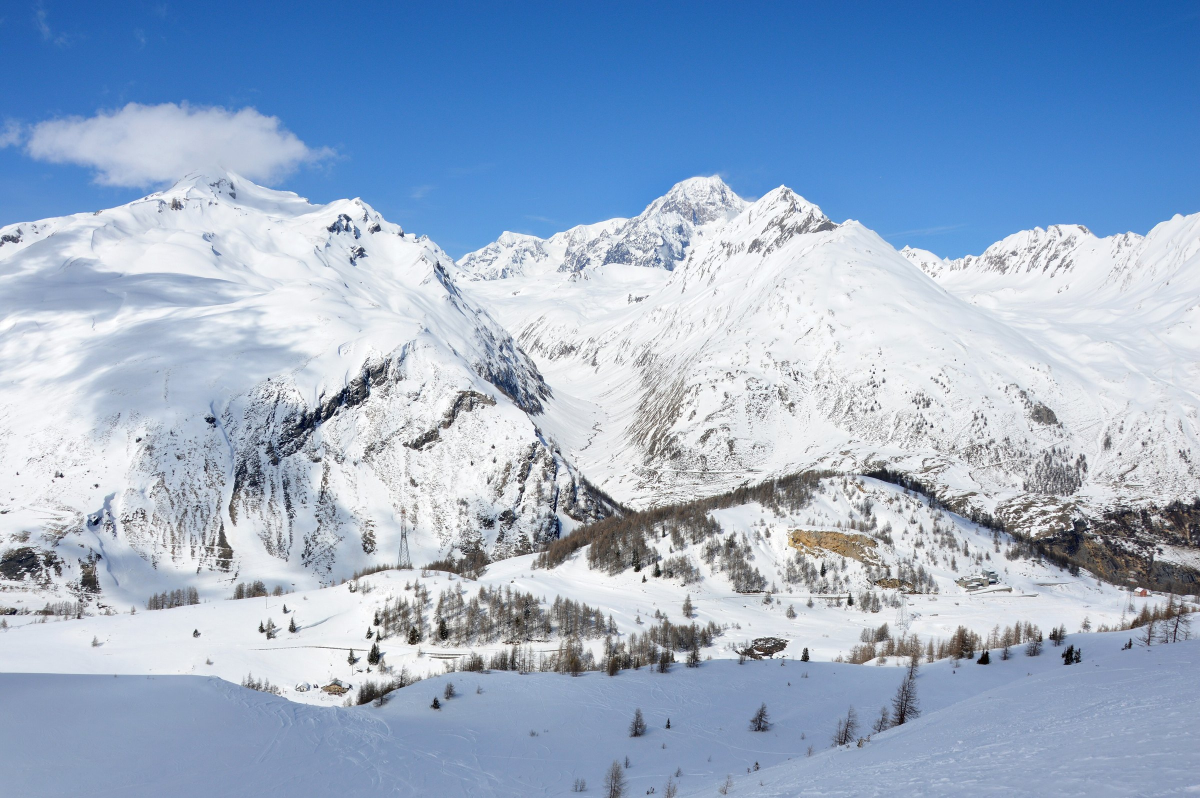
#> input picture grafica/volantino/sorgenti/foto/monte-bianco.jpg, 2400 x 1596 px (shown at 1/2 size); its folder holds 4 pictures in this run
$ python sfuma.py
#> lines starting #> are read from the running program, lines starting #| are printed output that depends on the picture
"""Le foto delle gite già sfumate: la sfumatura a 45° (piena in basso a destra, svanisce verso il testo
in alto a sinistra) e la trasparenza sono fuse sul bianco dentro la foto.

Con una maschera CSS molti lettori PDF mostravano la foto senza sfumatura; un JPEG normale si vede
uguale ovunque, anche in stampa. Lo chiama rendi.sh:

    python3 sfuma.py
      foto/colonna-*.jpg               la montagna sul lato destro di ogni gita, alta quanto il riquadro
      foto/copertina-alta-velata.jpg   la copertina col velo blu sotto i contatti
"""
from pathlib import Path
from PIL import Image

QUI = Path(__file__).resolve().parent / "foto"
PIENA, VUOTA = .22, .7     # lungo la diagonale dal basso a destra: piena fino al 22%, sparita al 70%
OPACITA = .88              # la foto al massimo, sopra il bianco del riquadro


def sfuma(nome, uscita, proporzione, largo=None, bordo=0):
    """Ritaglia `nome` alla proporzione larghezza/altezza (centrato, un po' sopra la metà), sfuma e salva.
    `bordo`: quanta larghezza (frazione) usare per sfumare anche il lato sinistro, che altrimenti resta netto."""
#> called with nome = 'monte-bianco', uscita = 'colonna-monte-bianco.jpg', proporzione = 0.81, bordo = 0.35
    im = Image.open(QUI / f"{nome}.jpg").convert("RGB")
#> im is the input picture: PIL image 2400x1596 RGB; mean R, G, B 152.5, 173.4, 200.5
    w, h = im.size
#> w = 2400; h = 1596
    if w / h > proporzione:
        nw = round(h * proporzione); im = im.crop(((w - nw) // 2, 0, (w - nw) // 2 + nw, h))
#> after `nw = round(h * proporzione)`: nw = 1292
#> after `im = im.crop(((w - nw) // 2, 0, (w - nw) // 2 + nw, h))`:
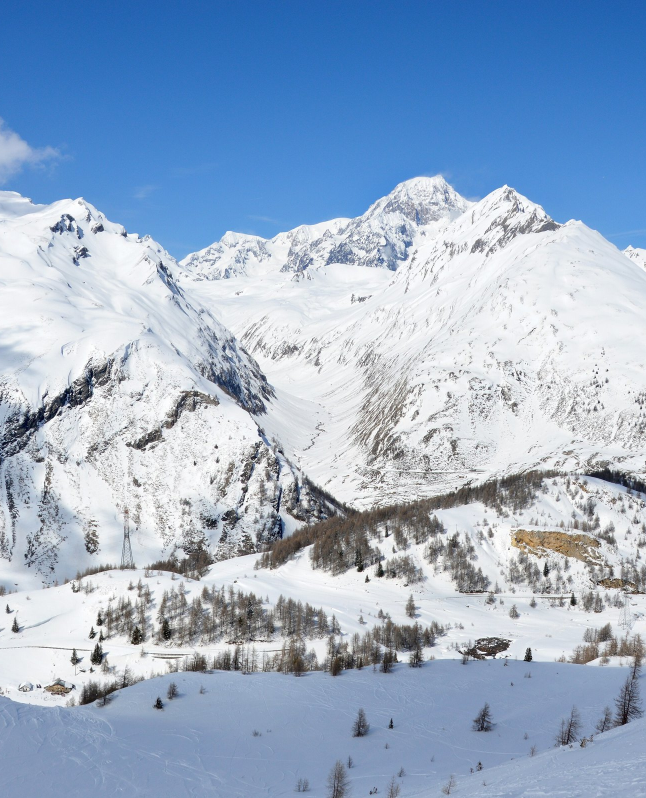
#> im: PIL image 1292x1596 RGB (shown at 1/2 size); mean R, G, B 152, 173.3, 199.8
    else:
        nh = round(w / proporzione); top = round((h - nh) * .45); im = im.crop((0, top, w, top + nh))
    if largo:  # solo per rimpicciolire: mai ingrandire la foto
        im = im.resize((largo, round(largo / proporzione)), Image.LANCZOS)
    W, H = im.size
#> W = 1292; H = 1596
    # Sfumatura a 45°: la posizione lungo la diagonale vale 0 nell'angolo in basso a destra, 1 in alto a sinistra.
    alfa = Image.new("L", (W, H))
#> alfa: PIL image 1292x1596 L; every value is 0
    sinistra = (lambda x: min(1, x / (bordo * W))) if bordo else (lambda x: 1)
    alfa.putdata([round(255 * OPACITA * sinistra(x) * min(1, max(0, (VUOTA - ((W - 1 - x) + (H - 1 - y)) / (W + H)) / (VUOTA - PIENA))))
                  for y in range(H) for x in range(W)])
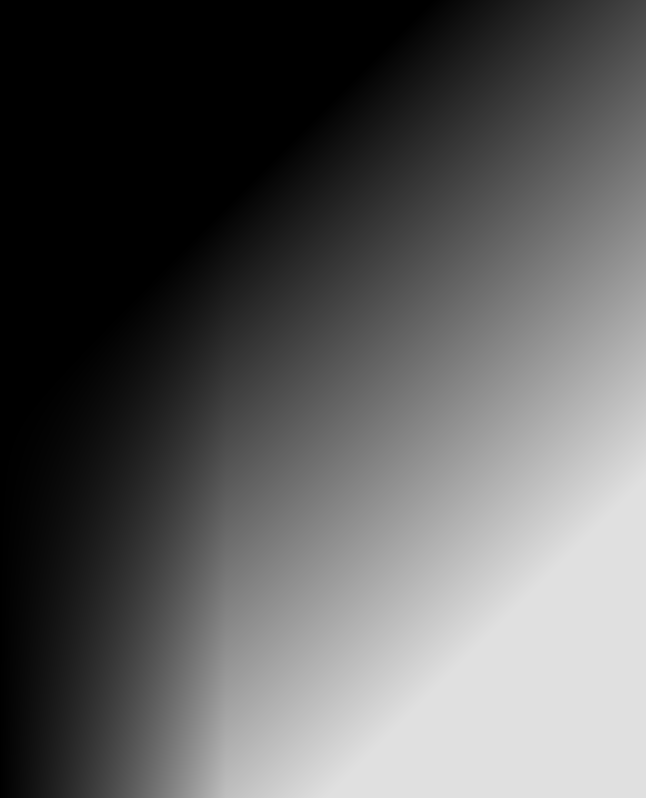
#> alfa: PIL image 1292x1596 L (shown at 1/2 size); min 0, max 224, mean 91.7
    Image.composite(im, Image.new("RGB", (W, H), "white"), alfa).save(QUI / uscita, quality=88, optimize=True)
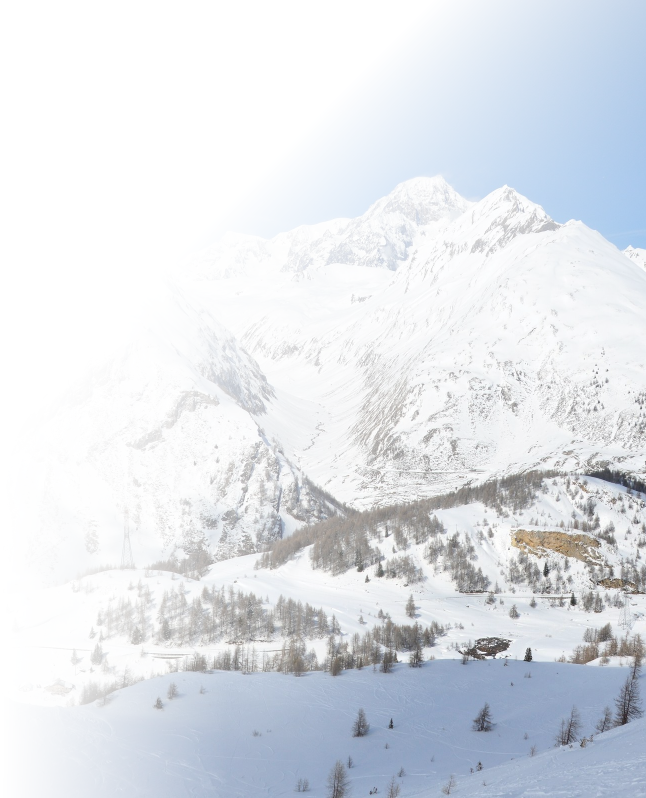
#> saved as colonna-monte-bianco.jpg: PIL image 1292x1596 RGB (shown at 1/2 size); mean R, G, B 223.3, 227.2, 232.9
    print(f"foto/{uscita} {W}×{H}")
#| foto/colonna-monte-bianco.jpg 1292×1596


# La colonna destra del riquadro, 46% di 136 mm di larghezza per l'altezza dell'elenco
# (misurata sul volantino: domenica e martedì 77,3 mm, sabato 59,2 mm).
for nome, alto in (("monte-bianco", 77.3), ("paramont", 77.3), ("pista-san-bernardo", 59.2)):
#> (the run stopped early here; a loop or call above may not have finished)
